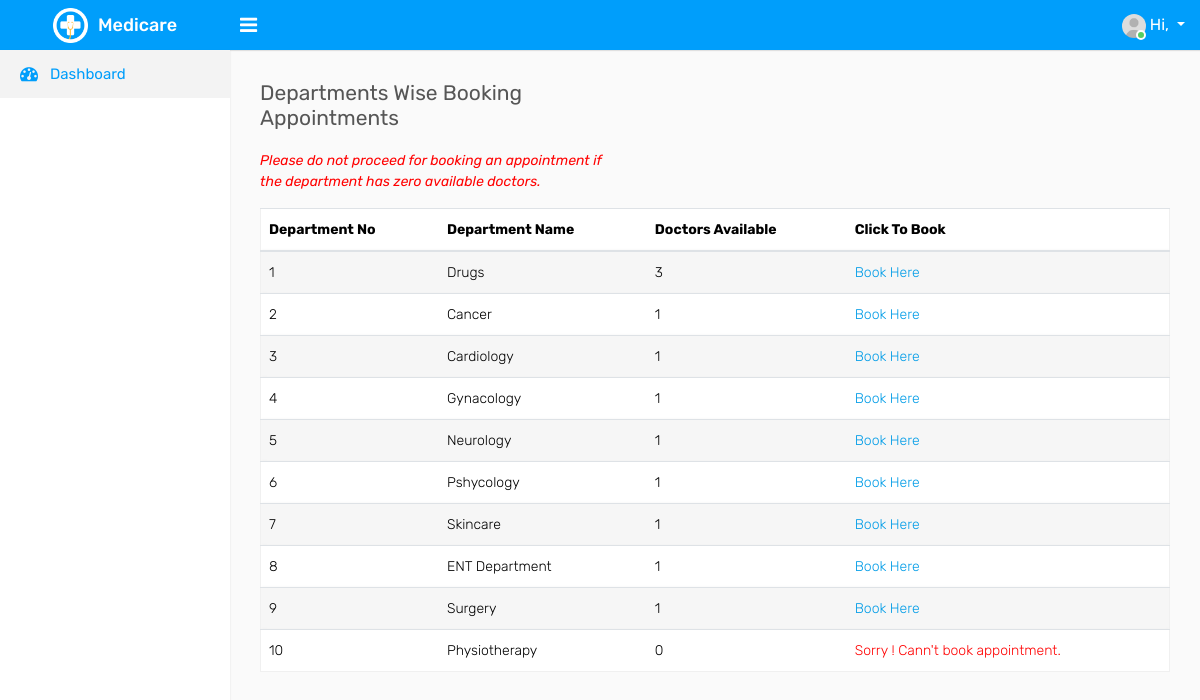
Screenshot of /departmentwiseappointmentbooking/ with the database file from the repository.
### PublicApp/models.py (models this page shows, shortened)
class Department(models.Model):
    user = models.ForeignKey(UserProfile, on_delete=models.CASCADE)
    departmentName=models.CharField(max_length=40,null=True)
    description=models.TextField(max_length=500)
    status=models.CharField(max_length=40,null=True)

### AdminApp/views.py (the view)
# urls.py: path('departmentwiseappointmentbooking/',DEPTWISEAPT,name="departmentwiseappointmentbooking"),
def DEPTWISEAPT(request):
    deptdetails=Department.objects.all()
    doctors=UserProfile.objects.filter(userType="Doctor")
    dept=list()
    for d in deptdetails:
        dept.append(d.departmentName)
    doct=list()
    for d in doctors:
        doct.append(d.specialist)
    count={}
    for i in dept:
        count[i]=0
    for i in doct:
        if i in dept:
            count[i]+=1
    listOfTuples=[(k,v) for k,v in count.items()]
    dictionary={}
    def convert(tup,di):
        di=dict(tup)
        return di
    docCount=convert(listOfTuples,dictionary)
    return render(request,'deptwisebookapt.html',{"deptdetails":deptdetails,"doctors":doctors,"docCount":docCount})

### AdminApp/templates/deptwisebookapt.html (shortened to what this page needs)
{% extends 'base.html' %}
{% load static %}
{% block content %}
        <div class="page-wrapper">
            <div class="content">
                <div class="row">
                    <div class="col-sm-5 col-5">
                        <h4 class="page-title">Departments Wise Booking Appointments</h4>
                        <p style="color: red;"><i>Please do not proceed for booking an appointment if the department has zero available doctors.</i> </p>
                    </div>
                </div>
                <div class="row">
                    <div class="col-md-12">
                        <div class="table-responsive">
                            <table class="table table-striped custom-table mb-0 datatable">
                                <thead>
                                    <tr>
                                        <th>Department No</th>
                                        <th>Department Name</th>
                                        <th>Doctors Available </th>
                                        <th >Click To Book</th>
                                    </tr>
                                </thead>
                                <tbody>
                                    {% for key,value in docCount.items %}
                                    <tr>
                                        <td>{{forloop.counter}}</td>
                                        <td>{{key}}</td>
                                        <td>{{value}}</td>
                                        {% if value != 0 %}
                                        <td><a href="/bookappointment/{{key}}">Book Here</a></td>
                                        {% else %}
                                        <td><a href="#" style="color: red;">Sorry ! Cann't book appointment.</a></td>
                                        {% endif %}
                                    </tr>
                                    {% endfor %}
                                </tbody>
                            </table>
                        </div>
                    </div>
                </div>
            </div>
    </div>
{% endblock %}

### rows the page displays
Department: docCount "Drugs"
Department: docCount "Cancer"
Department: docCount "Cardiology"
Department: docCount "Gynacology"
Department: docCount "Neurology"
Department: docCount "Pshycology"
Department: docCount "Skincare"
Department: docCount "ENT Department"
Department: docCount "Surgery"
Department: docCount "Physiotherapy"

### other values shown
{{ value }} "3" "1" "1" "1" "1" "1" "1" "1" "1" "0"
